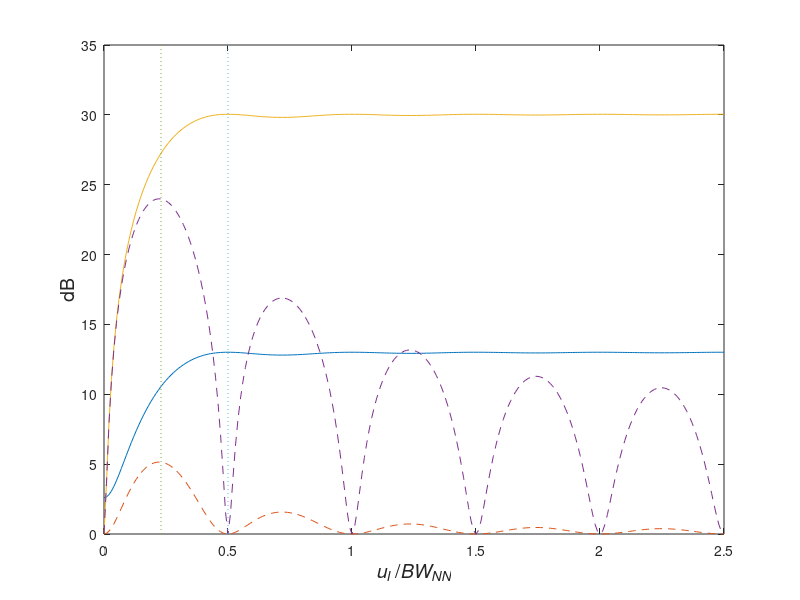

MATLAB code for this plot: (Note: this script raises an error after producing the figure.)
%%%%%%%%%%%%%%%%%%%%%%%%%%%%%%%%
% Figure 6.13
%  K. Bell 7/25/01, 11/12/01
%%%%%%%%%%%%%%%%%%%%%%%%%%%%%%%%

clear all
close all

N = 10;
r = 0.01:0.01:1;         % 1-|rho|^2


N = 10;
n = (-(N-1)/2:(N-1)/2)';
BWNN = 4/N;
vs = ones(N,1);

ui = BWNN*(0:0.01:2.5);
ni = length(ui);

SNR = 1;

for INR = 10.^([0 20]/10)
    vi = exp(j*n*pi*ui);
    rho_sq = abs(vs'*vi/N).^2;
    Ao = N*((1+INR)/(1+N*INR))*(ones(1,ni)+N*INR*(ones(1,ni)-rho_sq));
    Ac = N*(1+INR)*(1+N*INR*rho_sq).^(-1);
    h1=plot(ui/BWNN,10*log10(Ao),'-');
    hold on
    h2=plot(ui/BWNN,10*log10(Ao./Ac),'--');
end

plot([0.23 0.23], [0 35],':')
plot([0.5 0.5], [0 35],':')
xlabel('{\itu}_{\itI} /{\itBW}_{\itNN}','Fontsize',14)
ylabel('dB','Fontsize',14)

h=legend([h1 h2],'{\itA}_{\ito}','{\itA}_{\ito} /{\itA}_{\itc}',0);
set(h,'Fontsize',12)
axis([0 2.5 0 35])
hold off